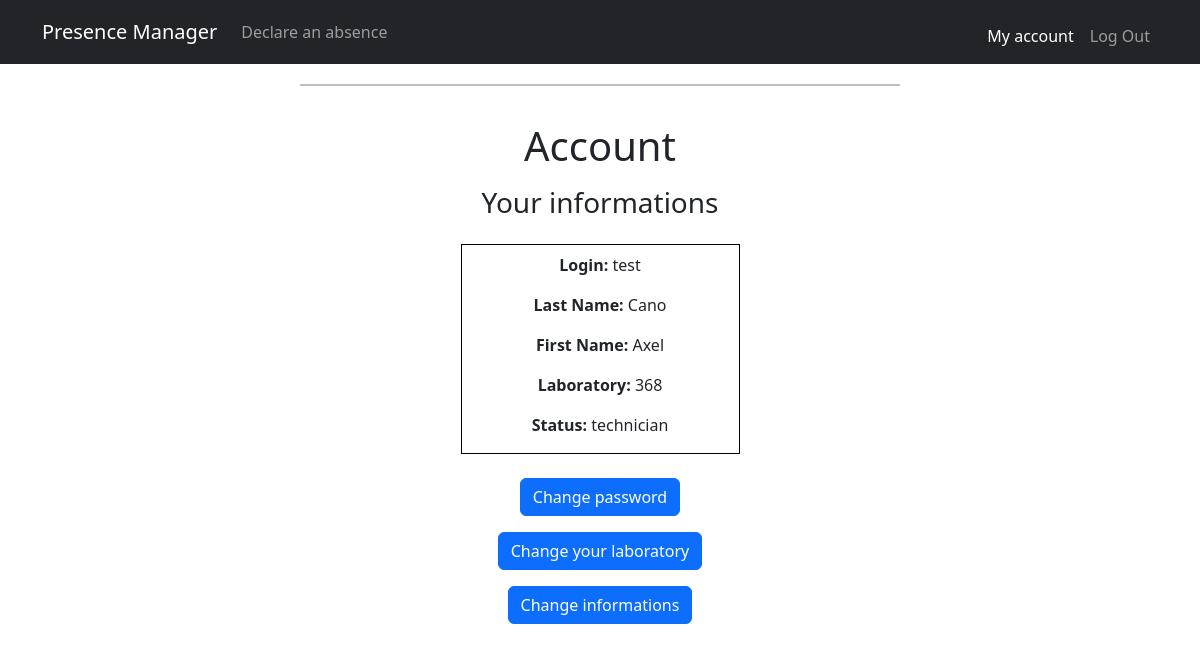
Before: /account (signed in) with the older database file.
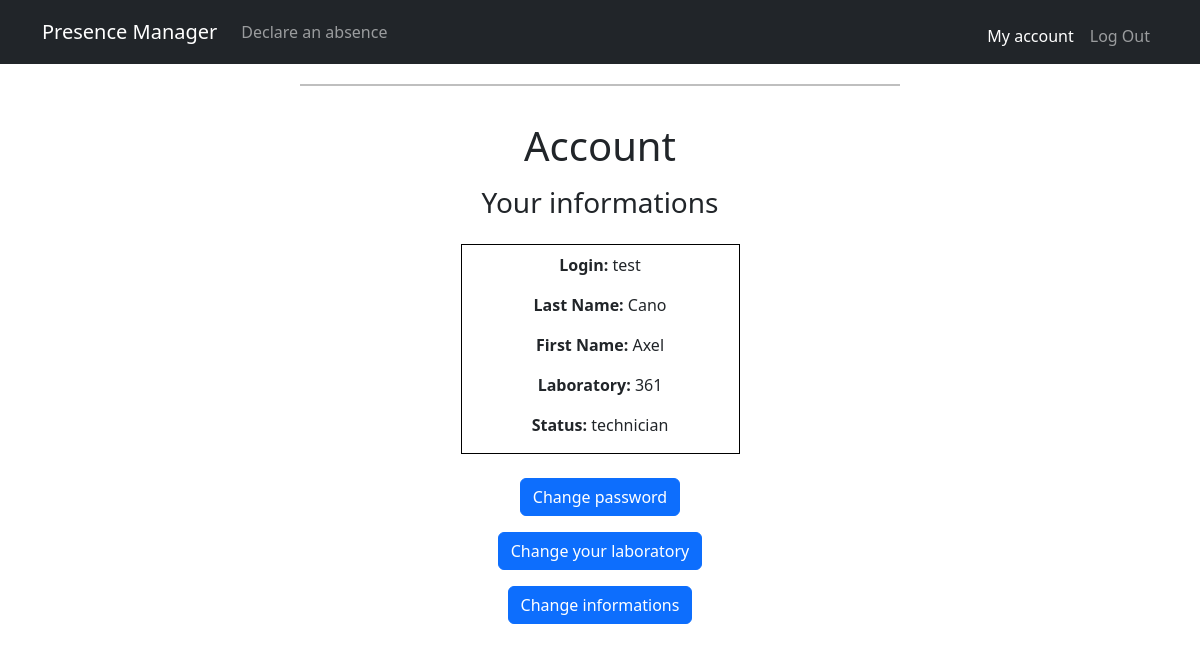
After: the same page with the newer database file.
### models.py (models this page shows)
class User(Base):
    __tablename__ = 'users'
    id = Column(Integer, primary_key=True, autoincrement=True)
    last_name = Column(String(50), nullable=False)
    first_name = Column(String(50), nullable=False)
    laboratory = Column(String(100), nullable=False)
    login = Column(String(100), unique=True, nullable=False)
    password = Column(String(100), nullable=False)
    status = Column(String(50))
    absences = relationship('Absence', back_populates='user')

### app.py (the view, shortened to what this page needs)
@app.route("/account",  methods=["GET", "POST"])
@login_required
def account():
    user = db.query(User).filter_by(id=session["user_id"]).first()
    return render_template("/account.html", user=user, laboratory_list=laboratory_list)

### app.py (called while the page is built)
@app.after_request
def after_request(response):
    response.headers["Cache-Control"] = "no-cache, no-store, must-revalidate"
    response.headers["Expires"] = 0
    response.headers["Pragma"] = "no-cache"
    return response

### helpers.py (called while the page is built)
def login_required(f):
    @wraps(f)
    def decorated_function(*args, **kwargs):
        if session.get("user_id") is None:
            return redirect("/login")
        return f(*args, **kwargs)
    return decorated_function

### templates/account.html (shortened to what this page needs)
{% extends "layout.html" %}
{% block main %}
<div class="container justify-content-center">
  <h1 class="mb-3">Account</h1><div class="row">
    <h3 class="mb-4">Your informations</h3>
  <div class="container col-lg-3 text-center border border-black mb-4 pt-2">
      <p><strong>Login: </strong>{{ user.login  }}</p>
      <p><strong>Last Name: </strong>{{ user.last_name  }}</p>
      <p><strong>First Name: </strong>{{ user.first_name  }}</p>
      <p><strong>Laboratory: </strong>{{ user.laboratory  }}</p>
      <p><strong>Status: </strong>{{ user.status }}</p>
  </div>
  <div class="container mb-3">
    <button type="button" class="btn btn-primary" data-bs-toggle="modal" data-bs-target="#password">Change password</button>
  </div>
  <div class="container mb-3">
    <button type="button" class="btn btn-primary" data-bs-toggle="modal" data-bs-target="#laboratory">Change your laboratory</button>
  </div>
  <div class="container mb-3">
    <button type="button" class="btn btn-primary" data-bs-toggle="modal" data-bs-target="#info">Change informations</button>
  </div>
  </div>
{% endblock %}

Changed rows visible on the page:
changed User "test": laboratory "368" → "361"
